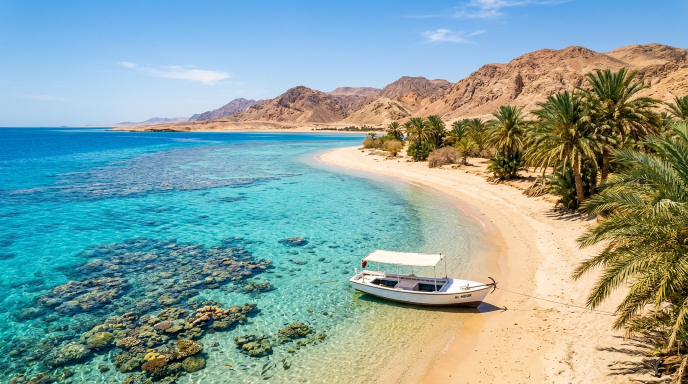
#> input picture images/egypt.jpg, 1376 x 768 px (shown at 1/2 size); its folder holds 4 pictures in this run
$ python build_single.py
#> lines starting #> are read from the running program, lines starting #| are printed output that depends on the picture
# -*- coding: utf-8 -*-
"""Сборка автономной версии сайта: весь CSS и все картинки внутри одного HTML-файла.

Запуск из папки проекта:  python3 tools/build_single.py
Результат: «Сайт_одним_файлом.html» рядом с index.html
"""
import base64
import io
import os
import re

from PIL import Image

SRC = os.path.dirname(os.path.dirname(os.path.abspath(__file__)))
OUT = os.path.join(SRC, 'Сайт_одним_файлом.html')


def data_uri(path):
#> called with path = 'images/egypt.jpg'
    ext = os.path.splitext(path)[1].lower()
    im = Image.open(path)
#> im is the input picture: PIL image 1376x768 RGB; mean R, G, B 135.5, 162.7, 158.2
    buf = io.BytesIO()
    if ext == '.png':
        im.thumbnail((360, 360), Image.LANCZOS)
        im.save(buf, 'PNG', optimize=True)
        mime = 'image/png'
    else:
        im = im.convert('RGB')
        im.thumbnail((1100, 1100), Image.LANCZOS)
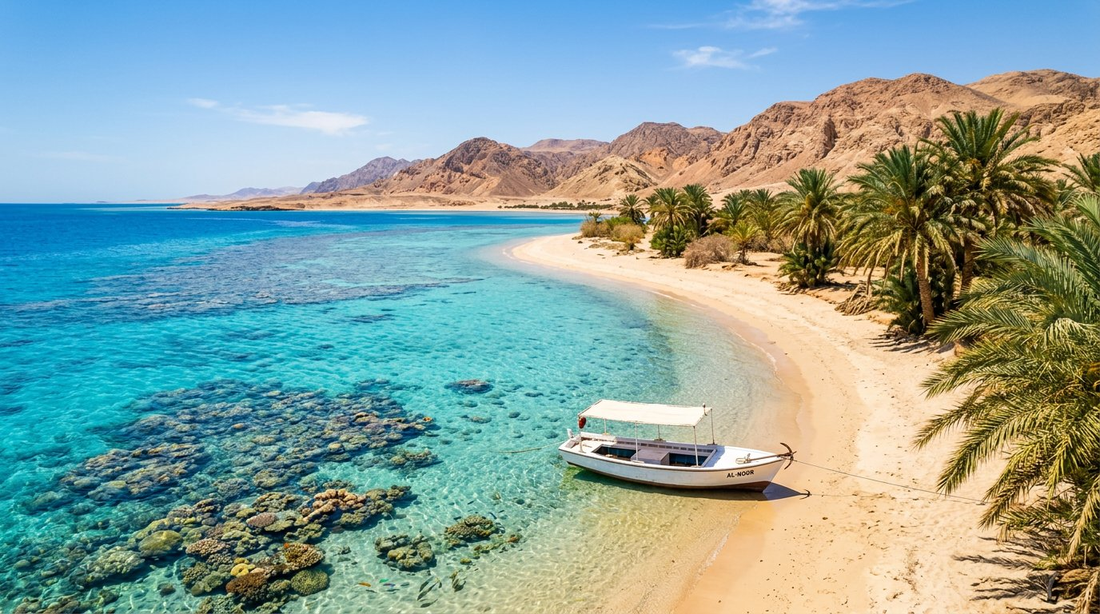
#> im: PIL image 1100x614 RGB; mean R, G, B 135.5, 162.7, 158.3
        im.save(buf, 'JPEG', quality=80, optimize=True, progressive=True)
        mime = 'image/jpeg'
    print(f'  {os.path.basename(path):16} {len(buf.getvalue()) // 1024:>4} КБ -> data-URI')
    return f'data:{mime};base64,{base64.b64encode(buf.getvalue()).decode("ascii")}'


images = {f'images/{n}': data_uri(os.path.join(SRC, 'images', n)) for n in os.listdir(os.path.join(SRC, 'images'))}
#> call 2 of data_uri, with path = 'images/hero-beach.jpg'
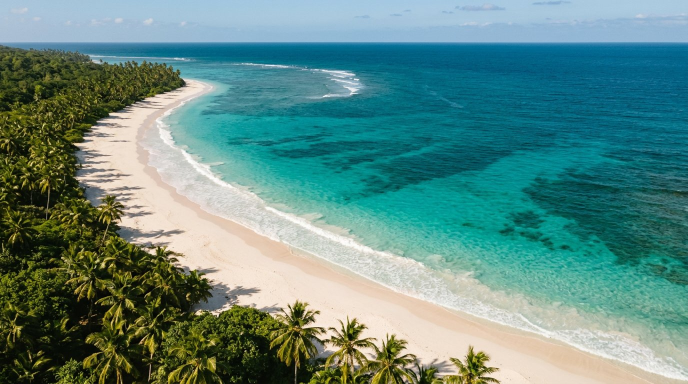
#> input picture images/hero-beach.jpg, 1376 x 768 px (shown at 1/2 size)
#> in data_uri, im is the input picture: PIL image 1376x768 RGB; mean R, G, B 95.4, 137.5, 130.2
#> in data_uri (call 2), `im.thumbnail((1100, 1100), Image.LANCZOS)`:
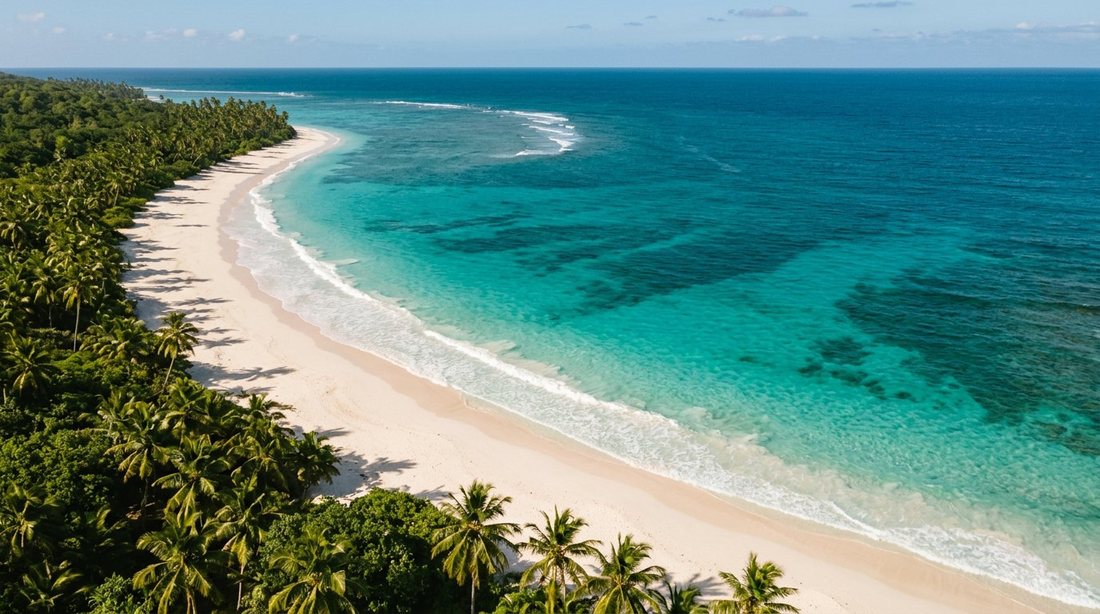
#> im: PIL image 1100x614 RGB; mean R, G, B 95.4, 137.5, 130.3
#> call 3 of data_uri, with path = 'images/italy.jpg'
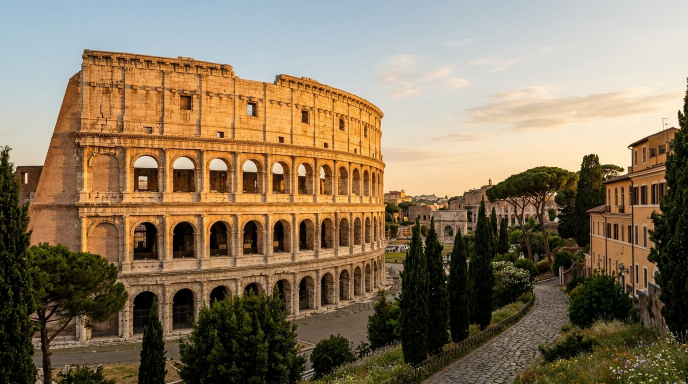
#> input picture images/italy.jpg, 1376 x 768 px (shown at 1/2 size)
#> in data_uri, im is the input picture: PIL image 1376x768 RGB; mean R, G, B 136.6, 118.7, 93.8
#> in data_uri (call 3), `im.thumbnail((1100, 1100), Image.LANCZOS)`:
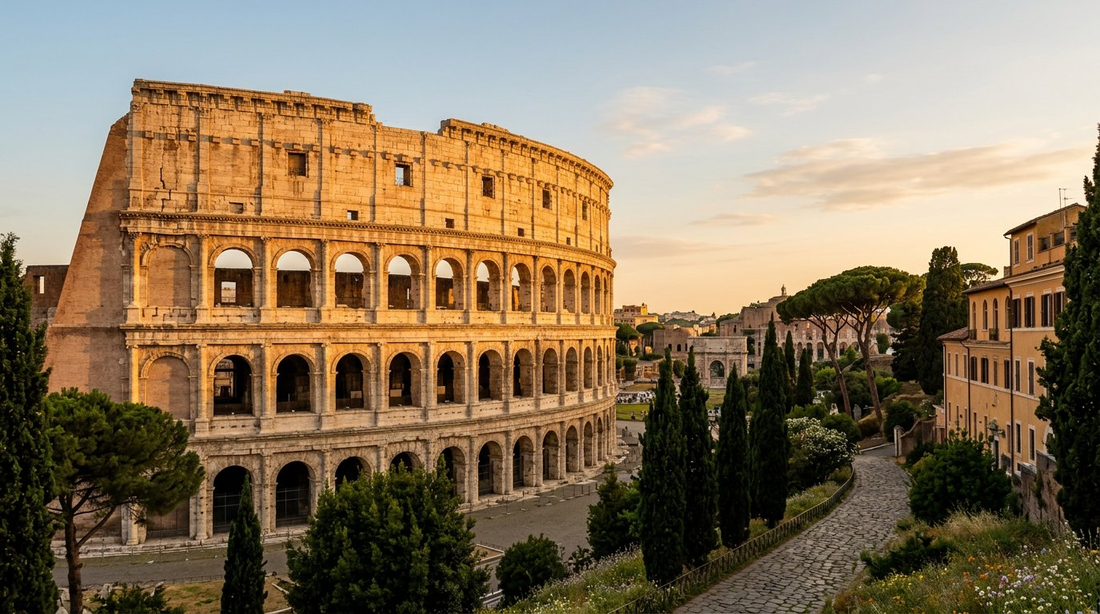
#> im: PIL image 1100x614 RGB; mean R, G, B 136.6, 118.7, 93.9
#> call 4 of data_uri, with path = 'images/office.jpg'
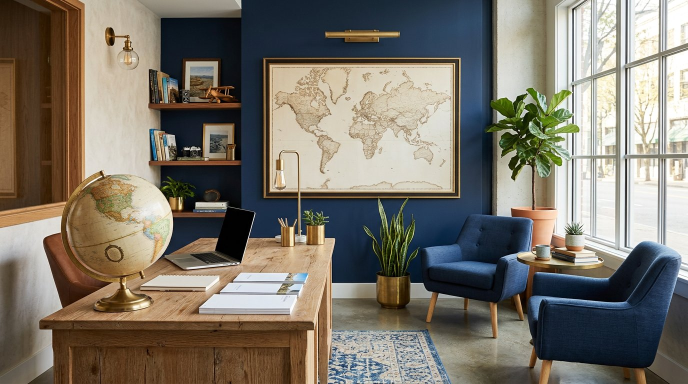
#> input picture images/office.jpg, 1376 x 768 px (shown at 1/2 size)
#> in data_uri, im is the input picture: PIL image 1376x768 RGB; mean R, G, B 123.2, 117, 106
#> in data_uri (call 4), `im.thumbnail((1100, 1100), Image.LANCZOS)`:
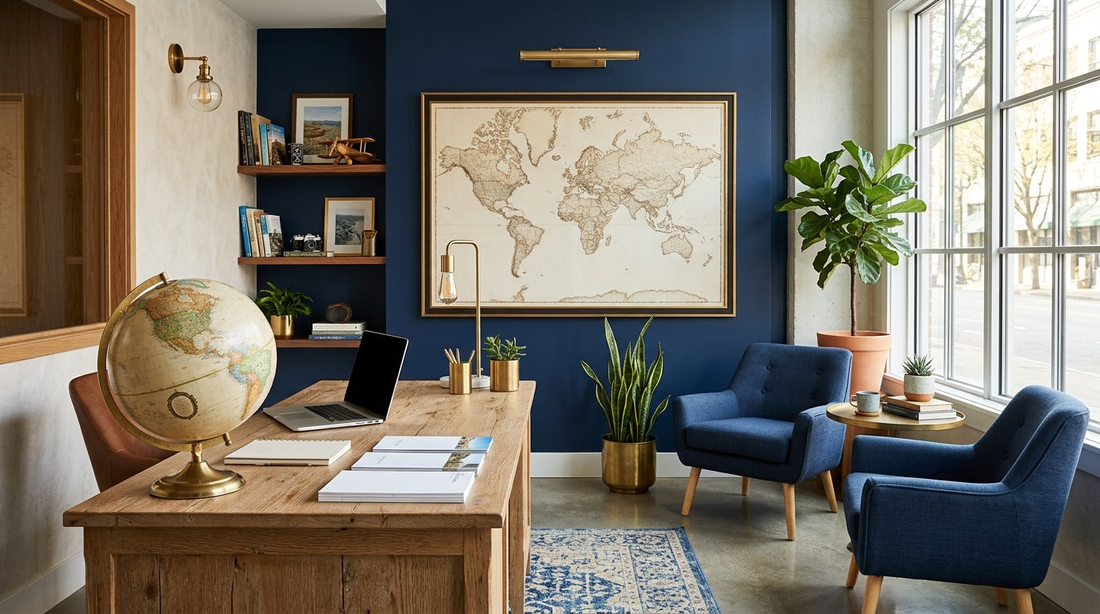
#> im: PIL image 1100x614 RGB; mean R, G, B 123.2, 117, 106
#> (the run stopped early here; a loop or call above may not have finished)
